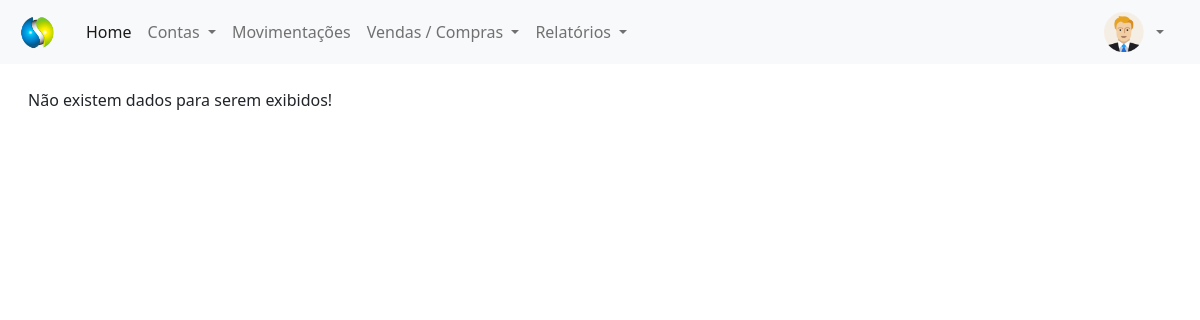
The app's page /painel-tesoureiro/index.php?pagina=contas_pagar_vencidas (signed in), older data.
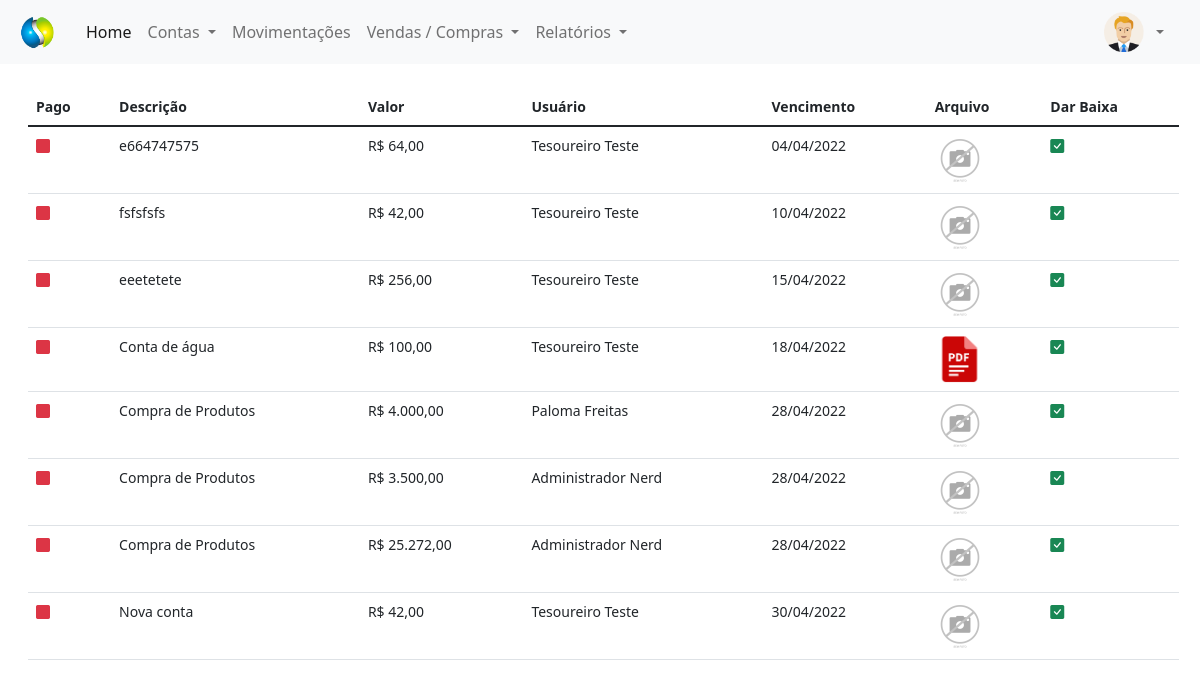
The same page, newer data.
### tables this page shows
CREATE TABLE `contas_pagar` (
  `id` int(11) NOT NULL,
  `descricao` varchar(100) NOT NULL,
  `valor` decimal(8,2) NOT NULL,
  `usuario` int(11) NOT NULL,
  `pago` varchar(5) NOT NULL,
  `data` date NOT NULL,
  `vencimento` date NOT NULL,
  `arquivo` varchar(150) DEFAULT NULL,
  `id_compra` int(11) NOT NULL
);

CREATE TABLE `usuarios` (
  `id` int(11) NOT NULL,
  `nome` varchar(80) NOT NULL,
  `email` varchar(80) NOT NULL,
  `cpf` varchar(15) NOT NULL,
  `senha` varchar(20) NOT NULL,
  `nivel` varchar(20) NOT NULL
);

### painel-tesoureiro/contas_pagar_vencidas.php (the view, shortened to what this page needs)
<?php
$pag = 'contas_pagar';
require_once('../conexao.php');
?>
<div class="mt-4" style="margin-right:25px">
    <?php
    $query = $pdo->query("SELECT * from contas_pagar where vencimento < curDate() and pago != 'Sim' order by vencimento asc");
    $res = $query->fetchAll(PDO::FETCH_ASSOC);
    $total_reg = @count($res);
    if ($total_reg > 0) {
    ?>
        <small>
            <table id="usuarios" class="table table-hover my-4" style="width:100%">
                <thead>
                    <tr>
                        <th>Pago</th>
                        <th>Descrição</th>
                        <th>Valor</th>
                        <th>Usuário</th>
                        <th>Vencimento</th>
                        <th>Arquivo</th>
                        <th>Dar Baixa</th>
                    </tr>
                </thead>
                <tbody>
                    <?php
                    for ($i = 0; $i < $total_reg; $i++) {
                        $id_usu = $res[$i]['usuario'];
                        $query2 = $pdo->query("SELECT * from usuarios where id = '$id_usu'");
                        $res2 = $query2->fetchAll(PDO::FETCH_ASSOC);
                        $nome_usu = $res2[0]['nome'];
                        $vencimento = $res[$i]['vencimento'];
                        if ($res[$i]['pago'] == 'Sim') {
                            $classe = 'text-success';
                        } else {
                            $classe = 'text-danger';
                        }
                        $extensao = strchr($res[$i]['arquivo'], '.');
                        if ($extensao == '.pdf') {
                            $arquivo_pasta = 'pdf.png';
                        } else {
                            $arquivo_pasta = $res[$i]['arquivo'];
                        }
                    ?>
                        <tr>
                            <td>
                                <i class="bi bi-square-fill <?php echo $classe; ?>"></i>
                            </td>
                            <td>
                                <?php echo $res[$i]['descricao']; ?>
                            </td>
                            <td>
                                R$ <?php echo number_format($res[$i]['valor'], 2, ',', '.'); ?>
                            </td>
                            <td><?php echo $nome_usu ?></td>
                            <td>
                                <?php echo implode('/', array_reverse(explode('-', $vencimento)));
                                ?>
                            </td>
                            <td>
                                <a href="../img/<?php echo $pag ?>/<?php echo $res[$i]['arquivo'] ?>" type="button" title="Ver Arquivo" style="text-decoration: none" target="_blank">
                                    <img src="../img/<?php echo $pag ?>/<?php echo $arquivo_pasta ?>" width="50px">
                                </a>
                            </td>
                            <td>
                                    <a href="index.php?pagina=contas_pagar_vencidas&funcao=baixar&id=<?php echo $res[$i]['id']; ?>" title="Baixar Registro">
                                        <i class="bi bi-check-square-fill text-success" style="text-decoration: none"></i>
                                    </a>
                            </td>
                        </tr>
                    <?php }
                    ?>
                </tbody>
            </table>
        </small>
    <?php } else {
        echo "Não existem dados para serem exibidos!";
    } ?>
</div>

Row changes from the older to the newer data that the page shows:
added contas_pagar: descricao "e664747575", valor "64,00", usuarios.nome "Tesoureiro Teste", vencimento "04/04/2022", arquivo (picture)
added contas_pagar: descricao "fsfsfsfs", valor "42,00", usuarios.nome "Tesoureiro Teste", vencimento "10/04/2022", arquivo (picture)
added contas_pagar: descricao "eeetetete", valor "256,00", usuarios.nome "Tesoureiro Teste", vencimento "15/04/2022", arquivo (picture)
added contas_pagar: descricao "Conta de água", valor "100,00", usuarios.nome "Tesoureiro Teste", vencimento "18/04/2022", shows a picture
added contas_pagar: descricao "Compra de Produtos", valor "4.000,00", usuarios.nome "Paloma Freitas", vencimento "28/04/2022", arquivo (picture)
added contas_pagar: descricao "Compra de Produtos", valor "3.500,00", usuarios.nome "Administrador Nerd", vencimento "28/04/2022", arquivo (picture)
added contas_pagar: descricao "Compra de Produtos", valor "25.272,00", usuarios.nome "Administrador Nerd", vencimento "28/04/2022", arquivo (picture)
added contas_pagar: descricao "Nova conta", valor "42,00", usuarios.nome "Tesoureiro Teste", vencimento "30/04/2022", arquivo (picture)
Text that changed along with them:
text no longer shown: "Não existem dados para serem exibidos!"
text now shown: "Pago Descrição Valor Usuário Vencimento Arquivo Dar Baixa"
